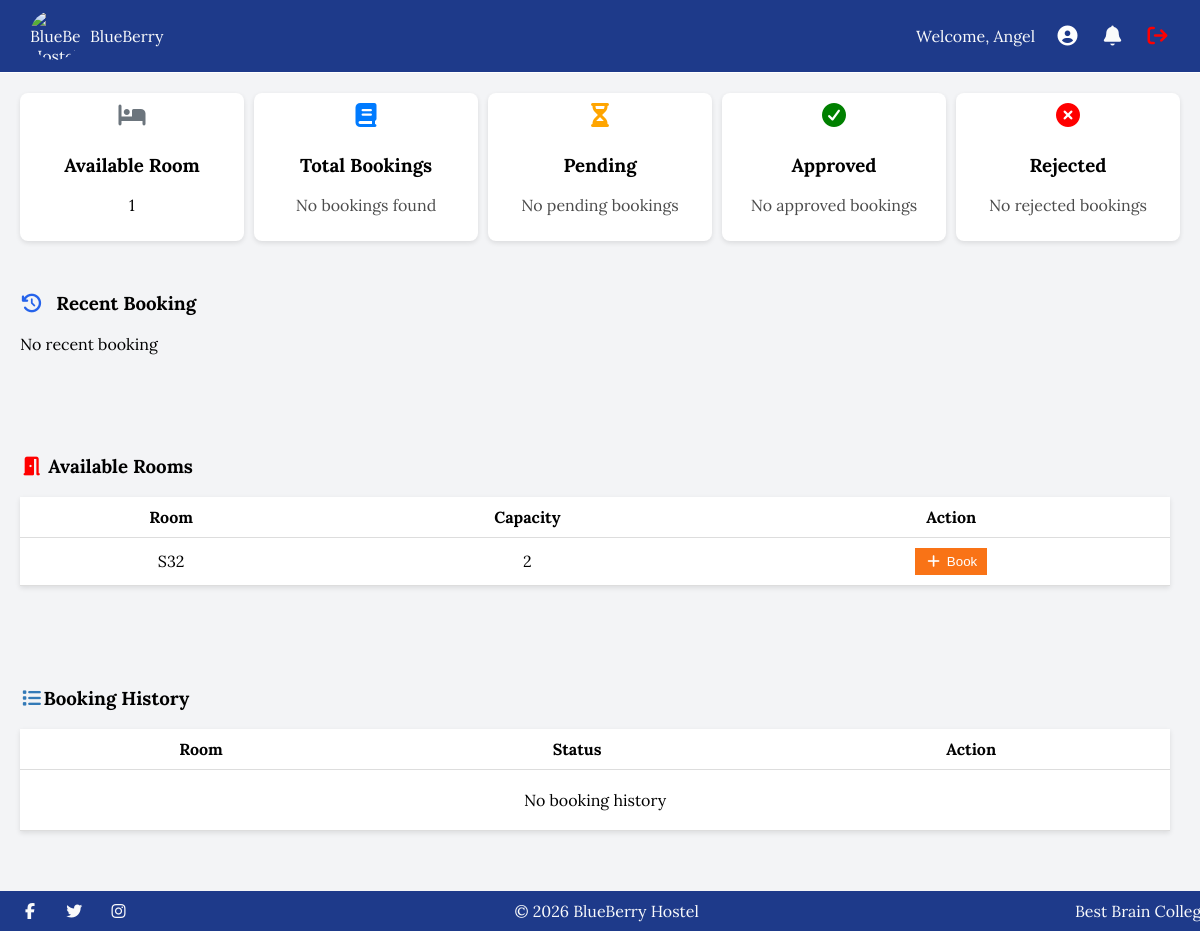
Page /dashboard/ (signed in) on the committed database.
### core/models.py (models this page shows, shortened)
class CustomUser(AbstractUser):
    ROLE_CHOICES = (
        ('user', 'User'),
        ('admin', 'Admin')
    )
    role = models.CharField(max_length=20, choices=ROLE_CHOICES, default='user')

class Room(models.Model):
   room_number = models.CharField(max_length=20)
   capacity = models.IntegerField()
   gender = models.CharField(max_length=20, choices=[('male','Male'),('female', 'Female')], default='male')

### core/views.py (the view)
# urls.py: path('dashboard/', views.dashboard_view, name='dashboard'),
@login_required
def dashboard_view(request):
    user = request.user
    bookings = Booking.objects.filter(user=user).order_by('-date_booked')
    recent_booking = bookings.first()
    booked_rooms = Booking.objects.filter(
        user=user,
        status='pending'
    ).values_list('room_id', flat=True)
    user_gender = request.user.profile.gender
    rooms = Room.objects.filter(gender=user_gender)
    total_bookings = bookings.count()
    pending = bookings.filter(status='pending').count()
    approved = bookings.filter(status='approved').count()
    rejected = bookings.filter(status='rejected').count()
    available_rooms = rooms.count()
    context = {
        'bookings': bookings,
        'recent_booking': recent_booking,
        'rooms': rooms,
        'total_bookings': total_bookings,
        'pending': pending,
        'approved': approved,
        'rejected': rejected,
        'available_rooms': available_rooms,
        'datetime': now.year
    }
    return render(request, 'core/dashboard.html', context)

### core/templates/core/dashboard.html (shortened to what this page needs)
{% load static %}
<!doctype html>
<html lang="en">
  <head>
    <link rel="stylesheet" href="{% static 'core/dashboard.css' %}" />
    <link
      rel="stylesheet"
      href="https://cdnjs.cloudflare.com/ajax/libs/font-awesome/7.0.1/css/all.min.css"
    />
  </head>
  <body>
    <header>
      <div class="hero">
        <img
          src="{% static 'core/img/blueberry_logo.jpg' %}"
          alt="BlueBerry Hostel Logo"
          class="logo"
        />
        <p>BlueBerry</p>
      </div>
      <div class="navbar">
        <span> Welcome, {{ request.user.first_name }}</span>
       <a href="{% url 'profile' %}" style="color: white;"> <i class="fa-solid fa-circle-user"></i></a>
        <i class="fa-solid fa-bell"></i>
        <div class="logout">
          <a href="{% url 'logout' %}"> <i class="fa-solid fa-sign-out"></i></a>
        </div>
      </div>
    </header>
    <section class="card-container reveal">
      <div class="cards">
        <div class="card">
          <i class="fa-solid fa-bed"></i>
          <h3>Available Room</h3>
          {% if available_rooms %}
          <p>{{ available_rooms }}</p>
          {% else %}
          <p style="opacity: 0.7;">No available rooms</p>
          {% endif %}
        </div>
        <div class="card">
          <i class="fa-solid fa-book"></i>
          <h3>Total Bookings</h3>
          {% if total_bookings %}
          <p>{{ total_bookings }}</p>
          {% else %}
          <p style="opacity: 0.7;">No bookings found</p>
          {% endif %}
        </div>
        <div class="card">
          <i class="fa-solid fa-hourglass-half"></i>
          <h3>Pending</h3>
          {% if pending %}
          <p>{{ pending }}</p>
          {% else %}
          <p style="opacity: 0.7;">No pending bookings</p>
          {% endif %}
        </div>
        <div class="card">
          <i class="fa-solid fa-circle-check"></i>
          <h3>Approved</h3>
          {% if approved %}
          <p>{{ approved }}</p>
          {% else %}
          <p style="opacity: 0.7;">No approved bookings</p>
          {% endif %}
        </div>
        <div class="card">
          <i class="fa-solid fa-circle-xmark"></i>
          <h3>Rejected</h3>
          {% if rejected %}
          <p>{{ rejected }}</p>
          {% else %}
          <p style="opacity: 0.7;">No rejected bookings</p>
          {% endif %}
        </div>
      </div>
    </section>
      <div class="recent-section reveal">
        <h3><i class="fa-solid fa-clock-rotate-left"></i> Recent Booking</h3>
        {% if recent_booking %}
        <p>Room: {{ recent_booking.room.room_number }}</p>
        <p>Capacity: {{ recent_booking.room.capacity }}</p>
        <p>Status: {{ recent_booking.status }}</p>
        {% else %}
        <p>No recent booking</p>
        {% endif %}
      </div>
      <div class="available-section reveal">
        <h3><i class="fa-solid fa-door-open" style="color: #ff0000;"></i> Available Rooms</h3>
        <table>
          <tr>
            <th>Room</th>
            <th>Capacity</th>
            <th>Action</th>
          </tr>
          {% for room in rooms %}
          <tr>
            <td>{{ room.room_number }}</td>
            <td>{{ room.capacity }}</td>
            <td>
              <form method="POST" action="{% url 'booking' %} " onsubmit="handleSubmit(this)">
                <button class="btn"> <i class="fa-solid fa-plus"></i>Book</button>
              </form>
            </td>
          </tr>
          {% empty %}
          <tr>
            <td colspan="3" style="text-align: center; padding: 20px;">No available room</td>
          </tr>
          {% endfor %}
        </table>
      </div>
      <div class="booking-section reveal">
        <h3><i class="fa-solid fa-list" style="color:#337ab7;"></i>Booking History</h3>
        <table>
          <tr>
            <th>Room</th>
            <th>Status</th>
            <th>Action</th>
          </tr>
          {% for booking in bookings %}
          <tr>
            <td>{{ booking.room.room_number }}</td>
            <td class="status-{{ booking.status }}">{{ booking.status }}</td>
            <td>
              {% if booking.status == 'pending' %}
              <a href="{% url 'cancel_booking' booking.id %}">
                <button class="btn"> <i class="fa-solid fa-xmark"></i> Cancel</button>
              </a>
              {% endif %}
            </td>
          </tr>
          {% empty %}
          <tr>
            <td colspan="3" style="text-align: center; padding: 20px;">No booking history</td>
          </tr>
          {% endfor %}
        </table>
      </div>
      <footer>
        <div class="footer-container">
      <div class="social-media-links">
        <a href="#"><i class="fab fa-facebook-f"></i></a>
        <a href="#"><i class="fab fa-twitter"></i></a>
        <a href="#"><i class="fab fa-instagram"></i></a>
      </div>
      &copy; {{ datetime }} BlueBerry Hostel
      <div class="sponsor">Best Brain College</div>
    </div>
    </footer>
  </body>
</html>

### core/static/core/dashboard.css (style rules this page uses)
body { font-family: "Lora", sans-serif; background: var(--background-color); margin: 0; }
:root { --primary-color: #1e3a8a; --secondary-color: #2563eb; --background-color: #f3f4f6; --text-color: #111827; --header-text-color: #f9fafb; --pending-status: orange; --approved-status: green; --rejected-status: red; }
header { display: flex; justify-content: space-between; padding: 10px; align-items: center; background-color: var(--primary-color); color: var(--header-text-color); border-bottom: 1px solid white; }
header .hero { display: flex; gap: 10px; margin-left: 20px; }
.hero p { align-self: center; }
.hero img { width: 50px; height: 50px; border-radius: 100%; }
.navbar { gap: 10px; display: flex; justify-content: center; }
.navbar .logout a { color: red; text-decoration: none; margin-right: 20px; }
.navbar .logout i { color: red; }
.card-container { padding: 20px; }
.cards { display: grid; grid-template-columns: repeat(5, 1fr); gap: 10px; }
.card { background: white; padding: 10px; flex: 1; border-radius: 8px; text-align: center; box-shadow: 0 2px 5px rgba(0, 0, 0, 0.1); }
.recent-section, .available-section, .booking-section { margin-top: 30px; margin-left: 20px; margin-bottom: 100px; margin-right: 30px; }
table { width: 100%; background: white; border-collapse: collapse; box-shadow: 0 2px 5px rgba(0, 0, 0, 0.1); }
th, td { padding: 10px; border-bottom: 1px solid #ddd; margin-bottom: 30px; text-align: center; }
.btn { background: #f97316; color: white; padding: 6px 10px; border: none; cursor: pointer; }
footer { background: var(--primary-color); color: var(--header-text-color); text-align: center; padding: 10px; margin-top: 20px; position: fixed; bottom: 0%; width: 100%; }
.footer-container { display: flex; justify-content: space-between; align-items: center; flex-wrap: wrap; }
footer .social-media-links a { color: var(--header-text-color); margin: 0 10px; text-decoration: none; transition: color 0.3s ease; }
.navbar i { margin-left: 10px; cursor: pointer; font-size: 20px; }
.card i { font-size: 24px; margin-bottom: 7px; color: #2563eb; }
.card .fa-circle-xmark { color: red; }
.card .fa-circle-check { color: green; }
.card .fa-hourglass-half { color: orange; }
.card .fa-book { color: #007bff; }
.card .fa-bed { color: #6c757d; }
.btn i { margin-right: 5px; }
.recent-section i { margin-right: 8px; color: #2563eb; }
.reveal { opacity: 0; transform: translateY(40px); transition: all 0.6s ease; }
.reveal.active { opacity: 1; transform: translateY(0); }

### rows in the picture
CustomUser: user.first_name "Angel"
Room: room_number "S32", capacity "2"

### other values in the picture
{{ available_rooms }} "1"
{{ datetime }} "2026"
